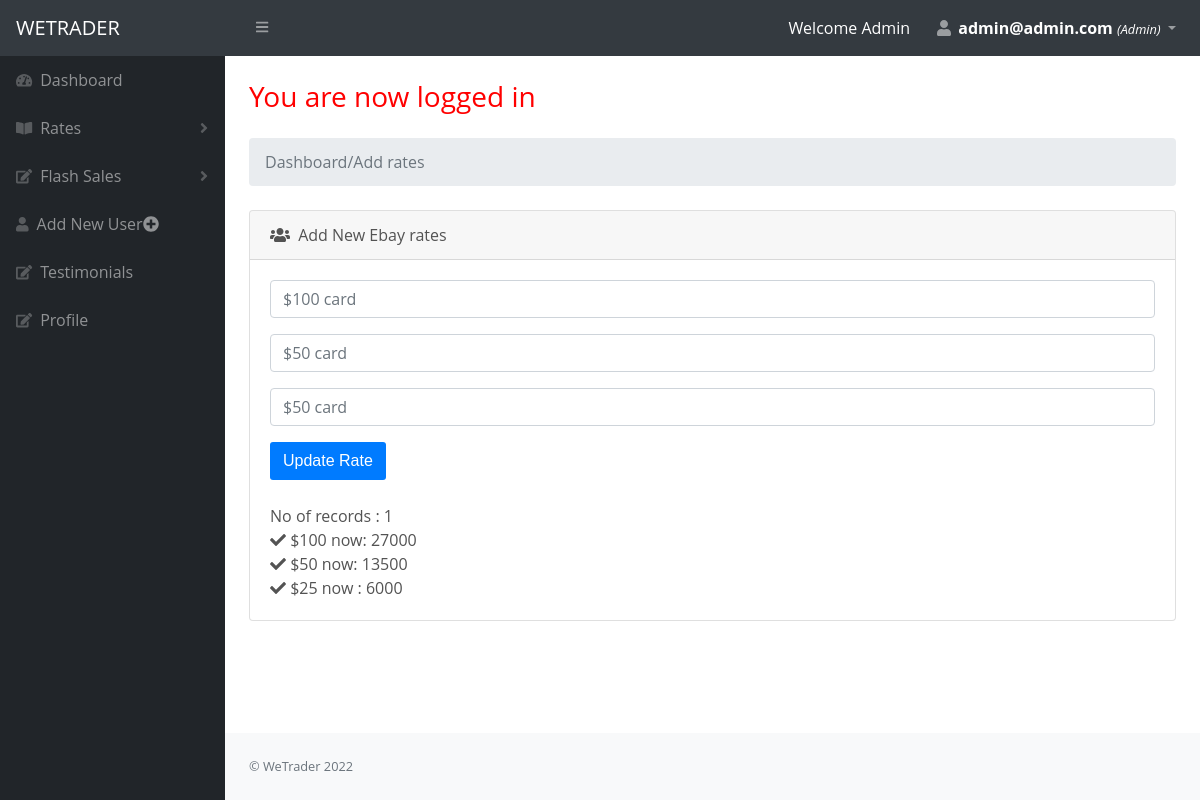
Screenshot of /admin/ebay-rate.php (signed in) with the database file from the repository.
### tables this page shows
CREATE TABLE `ebay_rates` (
  `id` int(11) NOT NULL,
  `dollar_100` varchar(100) NOT NULL,
  `dollar_50` int(100) NOT NULL,
  `dollar_25` varchar(100) NOT NULL,
  `date` datetime NOT NULL DEFAULT CURRENT_TIMESTAMP
);

### admin/ebay-rate.php (the view, shortened to what this page needs)
<?php
$d100 = "";
$d50    = "";
$d25    = "";
?>
<?php
include('head.php');
include ('navbar.php');
?>
<?php
include ('sidebar.php');
?>
    <div id="layoutSidenav_content">
    <main>
        <div class="container-fluid">
            <h1 class="mt-4" style="color:red;"> <?php if (isset($_SESSION['success'])) : ?>
                    <div class="error success" >
                        <h3>
                            <?php
                            echo $_SESSION['success'];
                            ?>
                        </h3>
                    </div>
                <?php endif ?> </h1>
            <ol class="breadcrumb mb-4">
                <li class="breadcrumb-item active">Dashboard/Add rates</li>
            </ol>
            <div class="card mb-4">
                <div class="card-header">
                    <i class="fas fa-users mr-1"></i>
                    Add New Ebay rates
                </div>
                <div class="card-body">
                    <form method="post" action="ebay-rate">
                        <div class="form-group">
                            <input type="text" class="form-control"   name="d100" value="<?php echo $d100; ?>" placeholder="$100 card">
                        </div>
                        <div class="form-group">
                            <input type="text" class="form-control"   name="d50" value="<?php echo $d50; ?>" placeholder="$50 card">
                        </div>
                        <div class="form-group">
                            <input type="text" class="form-control"   name="d25" value="<?php echo $d25; ?>" placeholder="$50 card">
                        </div>
                        <div class="form-group mb-0">
                            <button type="submit"  name="rate_btn" class="btn bg-primary text-white">Update Rate</button>
                        </div>
                    </form>
                    <?php
                    global $db;
                    $query = "SELECT dollar_100, dollar_50, dollar_25 from ebay_rates";
                    $results = mysqli_query($db, $query);
                    if($results->num_rows > 0) {
                        echo "<br>
    No of records : ".$results->num_rows."<br>";
                        while ($row = $results->fetch_assoc()) {
                            echo "<i class='fa fa-check'></i> $100 now: $row[dollar_100]
<br><i class='fa fa-check'></i> $50 now:   $row[dollar_50]
<br> <i class='fa fa-check'></i> $25 now : $row[dollar_25]";
                        }
                    }
                    ?>
                </div>
            </div>
    </main>
<?php
include('foot.php');
?>

### rows the page displays
ebay_rates: dollar_100 "27000", dollar_50 "13500", dollar_25 "6000"

### other values shown
$_SESSION['user']['email'] "admin@admin.com"
$_SESSION['user']['user_type'] "Admin"
$_SESSION['success'] "You are now logged in"
$results->num_rows "1"
